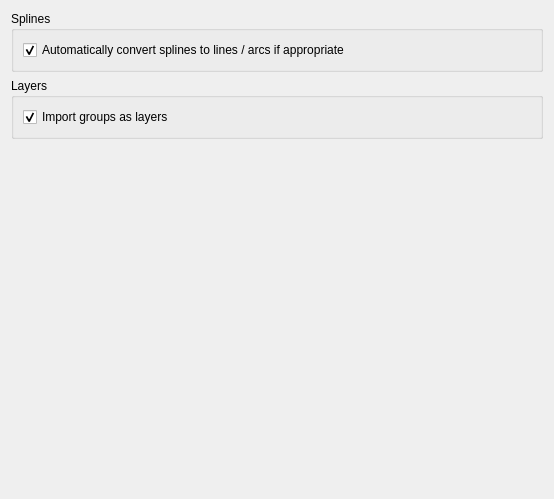
<?xml version="1.0" encoding="UTF-8"?>
<ui version="4.0">
 <class>SvgImport</class>
 <widget class="QWidget" name="SvgImport">
  <property name="geometry">
   <rect>
    <x>0</x>
    <y>0</y>
    <width>554</width>
    <height>499</height>
   </rect>
  </property>
  <layout class="QVBoxLayout" name="verticalLayout_3">
   <item>
    <widget class="QGroupBox" name="groupBox_2">
     <property name="title">
      <string>Splines</string>
     </property>
     <layout class="QVBoxLayout" name="verticalLayout_2">
      <item>
       <widget class="QCheckBox" name="AutoConvertSplines">
        <property name="text">
         <string>Automatically convert splines to lines / arcs if appropriate</string>
        </property>
        <property name="checked">
         <bool>true</bool>
        </property>
       </widget>
      </item>
     </layout>
    </widget>
   </item>
   <item>
    <widget class="QGroupBox" name="groupBox">
     <property name="title">
      <string>Layers</string>
     </property>
     <layout class="QVBoxLayout" name="verticalLayout">
      <item>
       <widget class="QCheckBox" name="ImportGroupsAsLayers">
        <property name="text">
         <string>Import groups as layers</string>
        </property>
        <property name="checked">
         <bool>true</bool>
        </property>
       </widget>
      </item>
     </layout>
    </widget>
   </item>
   <item>
    <spacer name="verticalSpacer">
     <property name="orientation">
      <enum>Qt::Vertical</enum>
     </property>
     <property name="sizeHint" stdset="0">
      <size>
       <width>20</width>
       <height>244</height>
      </size>
     </property>
    </spacer>
   </item>
  </layout>
 </widget>
 <resources/>
 <connections/>
</ui>
